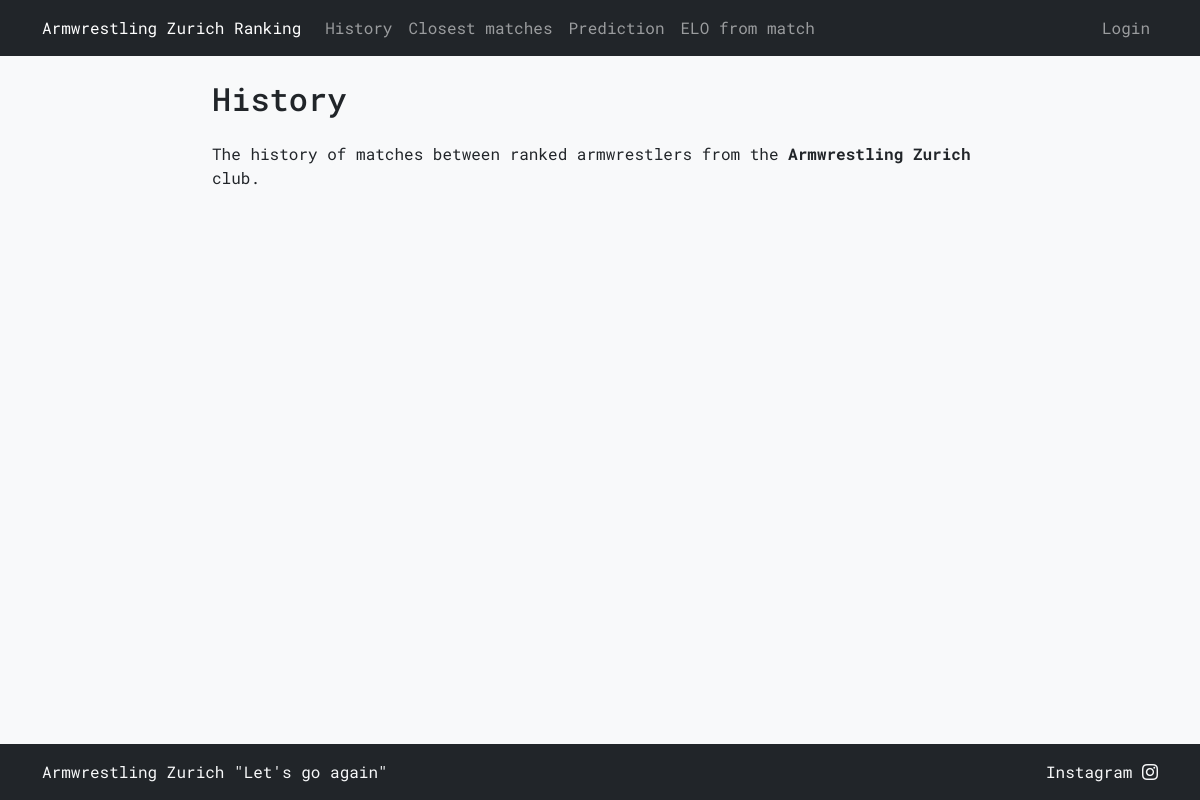
Before: /history with the older database file.
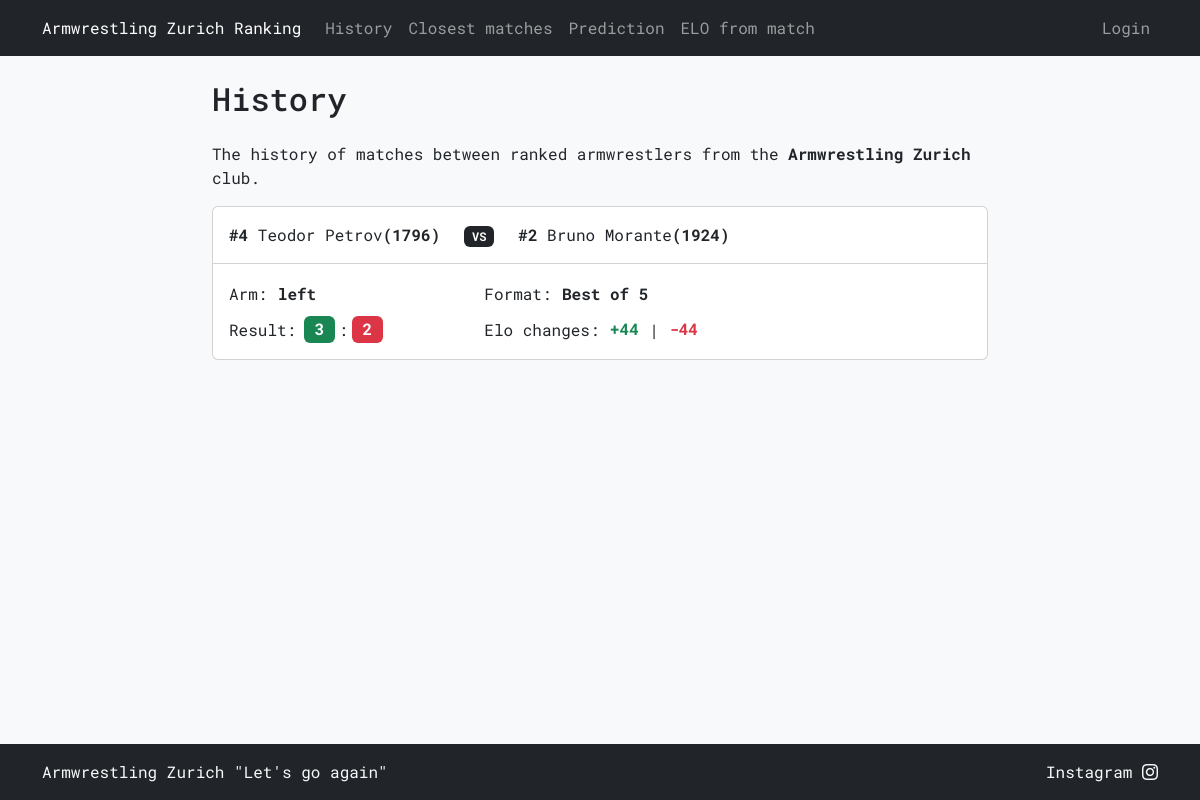
After: the same page with the newer database file.
### tables this page shows
CREATE TABLE history (
    id INTEGER PRIMARY KEY AUTOINCREMENT,
    armwrestler1_name TEXT NOT NULL,
    armwrestler2_name TEXT NOT NULL,
    arm TEXT NOT NULL CHECK (arm IN ('right', 'left')),
    armwrestler1_rank INTEGER NOT NULL,
    armwrestler2_rank INTEGER NOT NULL,
    armwrestler1_elo INTEGER NOT NULL,
    armwrestler2_elo INTEGER NOT NULL,
    armwrestler1_score INTEGER NOT NULL,
    armwrestler2_score INTEGER NOT NULL,
    armwrestler1_elo_diff INTEGER NOT NULL,
    armwrestler2_elo_diff INTEGER NOT NULL,
    selected_format TEXT NOT NULL,
    date DATETIME DEFAULT CURRENT_TIMESTAMP,
    FOREIGN KEY (armwrestler1_name) REFERENCES armwrestlers(name),
    FOREIGN KEY (armwrestler2_name) REFERENCES armwrestlers(name)
);

### armelo_app.py (the view)
@app.route("/history")
def history():
    history = db_execute('SELECT * FROM history ORDER BY id DESC LIMIT 20')
    colors = []
    for record in history:
        armwrestler_1_diff_format, armwrestler_2_diff_format = record[10], record[11]
        armwrestler_1_score_color, armwrestler_2_score_color = record[8], record[9]
        armwrestler_1_diff_format, armwrestler_1_diff_color = (f"+{armwrestler_1_diff_format}", "text-success") if armwrestler_1_diff_format > 0 else (
            (str(armwrestler_1_diff_format), "text-danger") if armwrestler_1_diff_format < 0 else ("0", "text-secondary"))
        armwrestler_2_diff_format, armwrestler_2_diff_color = (f"+{armwrestler_2_diff_format}", "text-success") if armwrestler_2_diff_format > 0 else (
            (str(armwrestler_2_diff_format), "text-danger") if armwrestler_2_diff_format < 0 else ("0", "text-secondary"))
        armwrestler_1_score_color, armwrestler_2_score_color = ("bg-success", "bg-danger") if armwrestler_1_score_color > armwrestler_2_score_color else (
            ("bg-danger", "bg-success") if armwrestler_1_score_color < armwrestler_2_score_color else ("bg-secondary", "bg-secondary"))
        colors.append((armwrestler_1_score_color, armwrestler_2_score_color, armwrestler_1_diff_color, armwrestler_2_diff_color, armwrestler_1_diff_format, armwrestler_2_diff_format))
    return render_template('history.html', history=history, colors=colors)

### armelo_app.py (called while the page is built)
def get_db():
    db = getattr(g, '_database', None)
    if db is None:
        db = g._database = sqlite3.connect(DATABASE)
    return db

def db_execute(query, *args):
    db = get_db()
    cur = db.cursor()
    cur.execute(query, args)
    if query.strip().upper().startswith(("SELECT", "WITH")):
        rv = cur.fetchall()
        cur.close()
        return rv
    else:
        db.commit()
        cur.close()

@app.context_processor
def inject_user():
    username = session.get('username')
    return dict(username=username)

### templates/history.html (shortened to what this page needs)
{% extends "layout.html" %}
{% block content %}
<h2 class="mb-4">History</h2>
<p>The history of matches between ranked armwrestlers from the <strong>Armwrestling Zurich</strong> club.</p>
{% for record in history %}
<div class="col-12 mb-3">
    <div class="card">
        <div class="card-header bg-transparent">
            <div class="row mt-2">
                <div class="col-12 col-lg-auto text-center mb-2">
                    <div class="text-nowrap">
                        <strong>#{{ record[4] }}</strong> {{ record[1] }}<strong>({{ record[6] }})</strong>
                    </div>
                </div>
                <div class="col-12 col-lg-auto text-center mb-2">
                    <span class="badge bg-dark">VS</span>
                </div>
                <div class="col-12 col-lg-auto text-center mb-2">
                    <div class="text-nowrap">
                        <strong>#{{ record[5] }}</strong> {{ record[2] }}<strong>({{ record[7] }})</strong>
                    </div>
                </div>
            </div>
        </div>
        <div class="card-body">
            <div class="card-text">
                <div class="row justify-content-start">
                    <div class="col-12 col-lg-4 col-xxl-auto mb-2 mb-lg-2 mb-xxl-0 text-start justify-content-start">
                        Arm:<span class="fs-6 mx-0 badge text-dark"><strong>{{ record[3] }}</strong></span>
                    </div>
                    <div class="col-12 col-lg-8 col-xxl-auto mb-2 mb-lg-2 mb-xxl-0 text-start justify-content-start">
                        Format:<span class="fs-6 mx-0 badge text-dark">{{ record[12] }}</span>
                    </div>
                    <div class="col-12 col-lg-4 col-xxl-auto mb-2 mb-lg-0 mb-xxl-0 text-start justify-content-start">
                        Result:<span class="fs-6 ms-2 me-1 badge {{ colors[loop.index - 1][0] }}">{{ record[8] }}</span>:<span class="fs-6 ms-1 me-0 badge {{ colors[loop.index - 1][1] }}">{{ record[9] }}</span>
                    </div>
                    <div class="col-12 col-lg-8 col-xxl-auto mb-0 mb-lg-0 mb-xxl-0 text-start justify-content-start">
                        Elo changes:<span class="fs-6 mx-0 badge {{ colors[loop.index - 1][2] }}">{{ colors[loop.index - 1][4] }}</span>|<span class="fs-6 badge mx-0 {{ colors[loop.index - 1][3] }}">{{ colors[loop.index - 1][5] }}</span>
                    </div>
                </div>
            </div>
        </div>
    </div>
</div>
{% endfor %}
{% endblock %}

### templates/layout.html (shortened to what this page needs)
<!doctype html>
<html lang="en">
    <head>
        <link href="https://cdn.jsdelivr.net/npm/bootstrap@5.3.3/dist/css/bootstrap.min.css" rel="stylesheet">
        <link href="https://cdn.jsdelivr.net/npm/bootstrap-icons@1.11.3/font/bootstrap-icons.css" rel="stylesheet">
        <link href="/static/styles.css" rel="stylesheet">
    </head>
    <body class="bg-light">
        {% if username %}
        <nav class="navbar navbar-expand-xxl navbar-dark bg-dark">
        {% else %}
        <nav class="navbar navbar-expand-lg navbar-dark bg-dark">
        {% endif %}
            <div class="container">
                <a class="navbar-brand fs-6" href="{{ url_for('ranking') }}">Armwrestling Zurich Ranking</a>
                <div class="collapse navbar-collapse" id="navbarNavAltMarkup">
                    <div class="navbar-nav">
                            <a class="nav-link text-nowrap" href="{{ url_for('history') }}">History</a>
                            <a class="nav-link text-nowrap" href="{{ url_for('closest_matches') }}">Closest matches</a>
                            <a class="nav-link text-nowrap" href="{{ url_for('prediction') }}">Prediction</a>
                            <a class="nav-link text-nowrap" href="{{ url_for('elo_from_match') }}">ELO from match</a>
                    </div>
                    <div class="navbar-nav ms-auto">
                        {% if username %}
                            <a class="nav-link disabled text-nowrap">{{ username }}</a>
                            <a class="nav-link text-nowrap" href="{{ url_for('logout') }}">Logout</a>
                        {% else %}
                            <a class="nav-link text-nowrap" href="{{ url_for('login') }}">Login</a>
                        {% endif %}
                    </div>
                </div>
            </div>
        </nav>
        <div class="container my-4 col-lg-8">
            <div class="row justify-content-center">
                <div style="max-width: 1200px;">
                    {% block content %}{% endblock %}
                </div>
            </div>
        </div>
        <footer class="footer mt-auto py-3 bg-dark">
            <div class="container text-light">
                <div class="d-flex flex-column flex-md-row justify-content-between">
                    <div class="mb-2 mb-md-0">Armwrestling Zurich "Let's go again"</div>
                    <a href="https://www.instagram.com/armwrestlingzurich" target="_blank" class="mb-1 mb-md-0 text-decoration-none text-light">
                        Instagram <i class="bi bi-instagram"></i>
                    </a>
                </div>
            </div>
        </footer>
    </body>
</html>

### static/styles.css (style rules this page uses)
* { font-family: 'Roboto Mono', monospace; }
html, body { height: 100%; scrollbar-width: none; -ms-overflow-style: none; }
body { display: flex; flex-direction: column; }

Changed rows visible on the page:
added history: armwrestler1_rank "4", armwrestler1_name "Teodor Petrov", armwrestler1_elo "1796", armwrestler2_rank "2", armwrestler2_name "Bruno Morante", armwrestler2_elo "1924", arm "left", selected_format "Best of 5", armwrestler1_score "3", armwrestler2_score "2", colors "+44", armwrestler2_elo_diff "-44"
